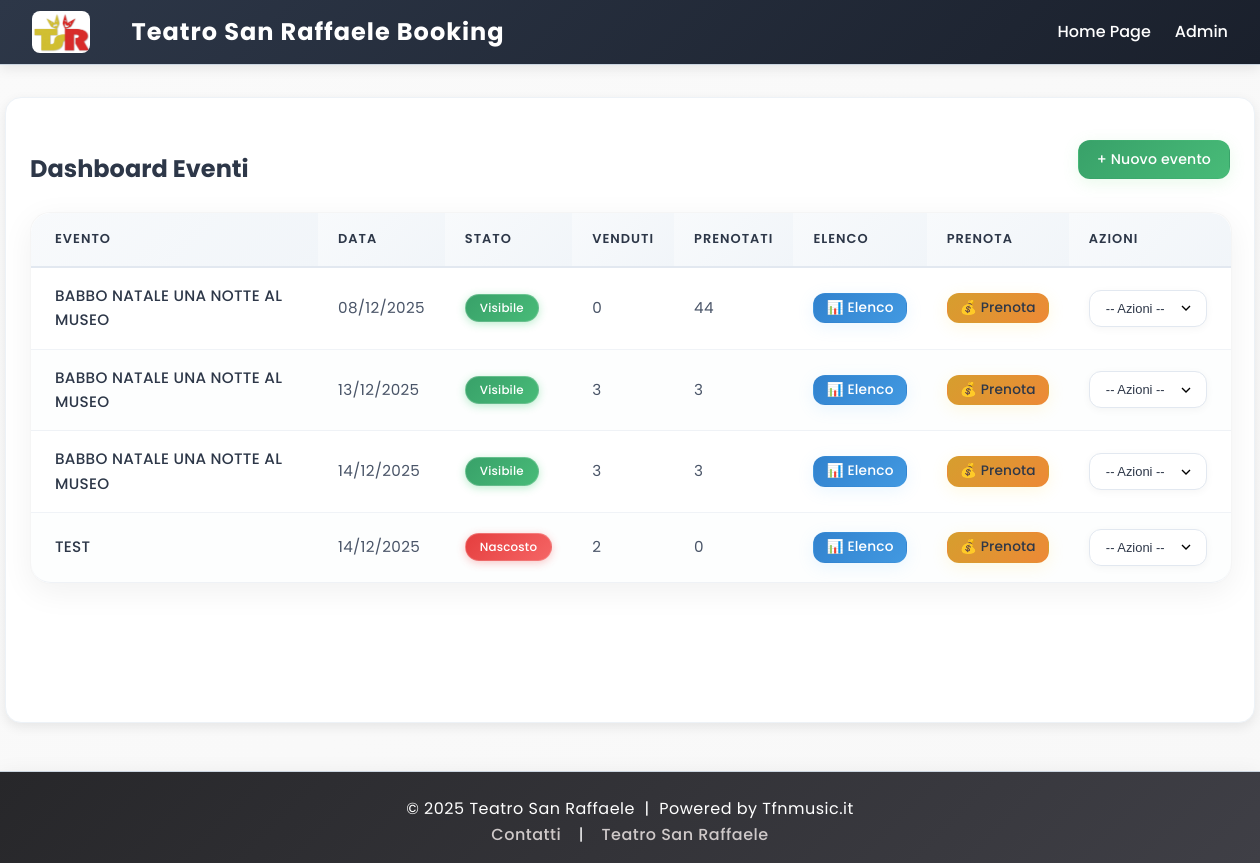
/dashboard (signed in), run on the app's committed database.
### tables this page shows
CREATE TABLE events (
    id INTEGER PRIMARY KEY AUTOINCREMENT,
    title TEXT NOT NULL,
    date TEXT NOT NULL,
    time TEXT NOT NULL,
    price REAL NOT NULL,
    poster_url TEXT,
    visible INTEGER DEFAULT 1
);

### app.py (the view)
@app.route('/dashboard')
@login_required
def dashboard():
    try:
        events = get_all_events_admin()
        event_list = []
        for event in events:
            try:
                stats = get_event_stats(event['id'])
                event_list.append({
                    'id': event['id'],
                    'title': event['title'],
                    'date': event['date'],
                    'time': event['time'],
                    'price': event['price'],
                    'sold': stats['sold'],
                    'validated': stats['validated'],
                    'pending': stats['pending'],
                    'visible': event['visible'],
                })
            except Exception as e:
                logger.error(f"Errore calcolo statistiche evento {event['id']}: {e}")
                event_list.append({
                    'id': event['id'],
                    'title': event['title'],
                    'date': event['date'],
                    'time': event['time'],
                    'price': event['price'],
                    'sold': 0,
                    'validated': 0,
                    'pending': 0,
                    'visible': event['visible'],
                })
        logger.info(f"Dashboard caricata con {len(event_list)} eventi")
        return render_template('dashboard.html', events=event_list)
    except Exception as e:
        logger.error(f"Errore caricamento dashboard: {e}")
        flash('Errore nel caricamento della dashboard', 'error')
        return render_template('dashboard.html', events=[])

### app.py (called while the page is built)
@app.context_processor
def inject_now():
    return {'now': datetime.now}

### auth.py (called while the page is built)
def login_required(f):
    @wraps(f)
    def decorated_function(*args, **kwargs):
        if session.get('logged_in') != True:
            return redirect(url_for('admin'))
        return f(*args, **kwargs)
    return decorated_function

### database.py (called while the page is built)
def get_db():
    conn = sqlite3.connect(DB_PATH)
    conn.row_factory = sqlite3.Row
    return conn

def get_all_events_admin():
    conn = get_db()
    events = conn.execute('SELECT * FROM events').fetchall()
    conn.close()
    return events

def get_event_stats(event_id):
    conn = get_db()
    pending = conn.execute(
        'SELECT SUM(LENGTH(seats) - LENGTH(REPLACE(seats, ",", "")) + 1) AS pending_count '
        'FROM bookings WHERE event_id=? AND status=1', (event_id,)
    ).fetchone()['pending_count'] or 0
    sold = conn.execute(
        'SELECT SUM(LENGTH(seats) - LENGTH(REPLACE(seats, ",", "")) + 1) AS sold_count '
        'FROM bookings WHERE event_id=? AND status IN(2,4)', (event_id,)
    ).fetchone()['sold_count'] or 0
    validated = conn.execute(
        'SELECT SUM(LENGTH(seats) - LENGTH(REPLACE(seats, ",", "")) + 1) AS validated_count '
        'FROM bookings WHERE event_id=? AND status=3', (event_id,)
    ).fetchone()['validated_count'] or 0
    conn.close()
    return {'pending': pending, 'sold': sold, 'validated': validated}

### templates/dashboard.html (shortened to what this page needs)
{% extends 'base.html' %}
{% block content %}
<div class="d-flex justify-between align-center mb-4">
  <h2 class="mb-0">Dashboard Eventi</h2>
  <a href="{{ url_for('add_event') }}" class="btn btn-success">+ Nuovo evento</a>
</div>
<div class="table-wrapper">
  <table class="table">
    <thead>
      <tr>
        <th>Evento</th>
        <th>Data</th>
        <th>Stato</th>
        <th>Venduti</th>
        <th>Prenotati</th>
        <th>Elenco</th>
        <th>Prenota</th>
        <th>Azioni</th>
      </tr>
    </thead>
    <tbody>
      {% for e in events |sort(attribute='id') %}
      <tr>
        <td>{{ e.title }}</td>
        <td>{{ e.date }}</td>
        <td>
          {% if e.visible == 1 %}
          <span class="badge badge-visible">Visibile</span>
          {% else %}
          <span class="badge badge-hidden">Nascosto</span>
          {% endif %}
        </td>
        <td>{{ e.sold }}</td>
        <td>{{ e.validated }}</td>
        <td>
          <a href="{{ url_for('event_transactions', event_id=e.id) }}" class="btn btn-info btn-sm">📊 Elenco</a>
        </td>
        <td>
          <a href="{{ url_for('admin_book_seats', event_id=e.id) }}" class="btn btn-warning btn-sm">💰 Prenota</a>
        </td>
        <td>
          <div class="dashboard-actions-dropdown">
            <select class="action-select-dashboard" data-event-id="{{ e.id }}" data-visible="{{ e.visible }}">
              <option value="">-- Azioni --</option>
            </select>
          </div>
        </td>
      </tr>
      {% else %}
      <tr>
        <td colspan="8" style="text-align:center; color:#888;">Nessun evento presente.</td>
      </tr>
      {% endfor %}
    </tbody>
  </table>
</div>
{% endblock %}

### data on the page
events: title "BABBO NATALE UNA NOTTE AL MUSEO", date "08/12/2025", shows "Visibile", sold "0", validated "44"
events: title "BABBO NATALE UNA NOTTE AL MUSEO", date "13/12/2025", shows "Visibile", sold "3", validated "3"
events: title "BABBO NATALE UNA NOTTE AL MUSEO", date "14/12/2025", shows "Visibile", sold "3", validated "3"
events: title "TEST", date "14/12/2025", shows "Nascosto", sold "2", validated "0"
